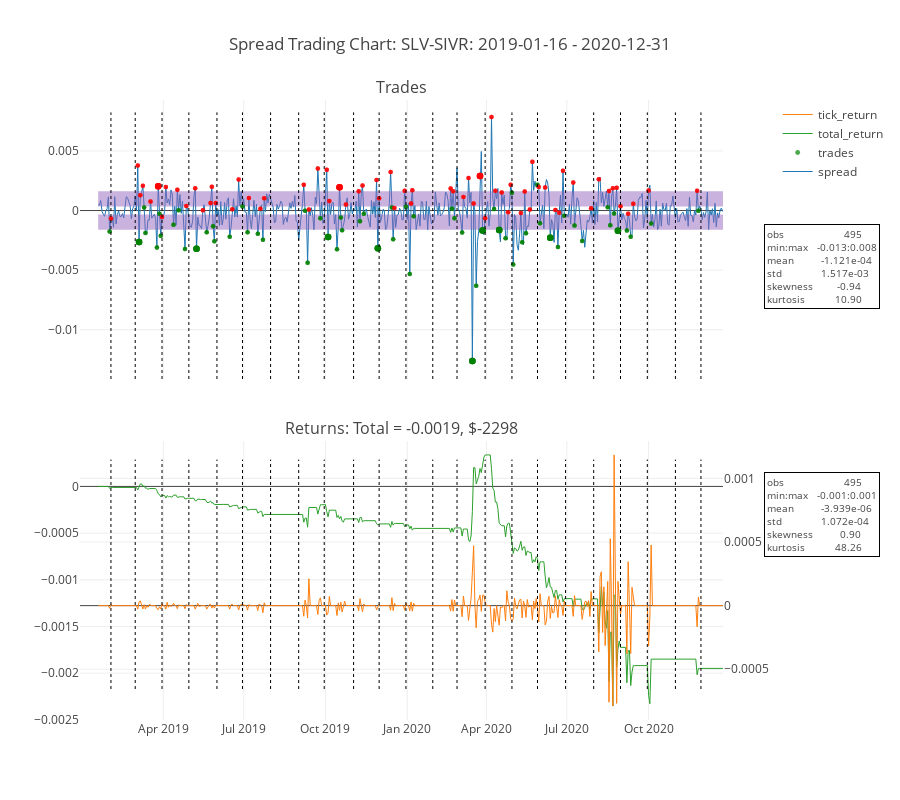

Source (notebook cell):
### Markdown cell above
#### Parameters
* Capital of $1,180,152 
* Rolling 15-day average for the spreads
* `open_threshold` of 0.00161 - 80th percentile of absolute returns
* `close_threshold` of 0.00034 - 20th percentile of absolute returns

#### Results
* Resulted in a loss of 0.0019, $2,298
* Note that transaction costs were $10,259 - at tranasction cost of $0.005 per share the strategy would have made 0.0024, $2,832
* This strategy appears to generate most of its profit in two short period with higher volatility, one in March of 2020 and antoher in September of 2020

### Code cell
strategy_params = dict(
    pair=pairs[0],
    window=15,
    open_threshold=0.00161,
    close_threshold=0.00034,
    run=True,
    transact_cost_per_share = 0.01,
    closed_positions = [],
)
strategy_params["df_ticks"] = utils.get_ticks(strategy_params["pair"], df_data, strategy_params["window"])

strategy = utils.Strategy(**strategy_params)
strategy.plot()

### Figure 1 — Plotly figure (JSON) as saved in the notebook; plotly's stock layout.template omitted (floating-point values rounded to 4 significant figures; data arrays with more than 128 entries replaced by an {"elided": "..."} marker saying what was removed)
{"data": [{"line": {"width": 1}, "name": "spread", "type": "scatter", "x": {"elided": "495 str values"}, "xaxis": "x", "y": {"elided": "495 float values"}, "yaxis": "y"}, {"hoverinfo": "skip", "line": {"width": 0}, "name": "close_threshold", "showlegend": false, "type": "scatter", "x": {"elided": "495 str values"}, "xaxis": "x", "y": {"elided": "495 float values"}, "yaxis": "y"}, {"fill": "tonexty", "hoverinfo": "skip", "line": {"color": "#9467BD", "width": 0}, "name": "open_threshold", "showlegend": false, "type": "scatter", "x": {"elided": "495 str values"}, "xaxis": "x", "y": {"elided": "495 float values"}, "yaxis": "y"}, {"hoverinfo": "skip", "line": {"width": 0}, "name": "close_threshold", "showlegend": false, "type": "scatter", "x": {"elided": "495 str values"}, "xaxis": "x", "y": {"elided": "495 float values"}, "yaxis": "y"}, {"fill": "tonexty", "hoverinfo": "skip", "line": {"color": "#9467BD", "width": 0}, "name": "open_threshold", "showlegend": false, "type": "scatter", "x": {"elided": "495 str values"}, "xaxis": "x", "y": {"elided": "495 float values"}, "yaxis": "y"}, {"hovertemplate": "%{text}", "marker": {"color": {"elided": "284 str values"}, "line": {"width": 0}, "size": {"elided": "284 float values"}}, "mode": "markers", "name": "trades", "text": {"elided": "284 str values"}, "type": "scatter", "x": {"elided": "284 str values"}, "xaxis": "x", "y": {"elided": "284 float values"}, "yaxis": "y"}, {"line": {"color": "#2CA02C", "width": 1}, "name": "total_return", "type": "scatter", "x": {"elided": "495 str values"}, "xaxis": "x2", "y": {"elided": "495 float values"}, "yaxis": "y3"}, {"line": {"color": "#FF7F0E", "width": 1}, "name": "tick_return", "type": "scatter", "x": {"elided": "495 str values"}, "xaxis": "x2", "y": {"elided": "495 float values"}, "yaxis": "y4"}], "layout": {"annotations": [{"font": {"size": 16}, "showarrow": false, "text": "Trades", "x": 0.47, "xanchor": "center", "xref": "paper", "y": 1, "yanchor": "bottom", "yref": "paper"}, {"font": {"size": 16}, "showarrow": false, "text": "Returns: Total = -0.0019, $-2298", "x": 0.47, "xanchor": "center", "xref": "paper", "y": 0.45, "yanchor": "bottom", "yref": "paper"}, {"align": "left", "bgcolor": "white", "bordercolor": "black", "borderpad": 2, "borderwidth": 1, "font": {"size": 10}, "showarrow": false, "text": "obs                    495<br>min:max   -0.001:0.001<br>mean         -3.939e-06<br>std             1.072e-04<br>skewness         0.90<br>kurtosis          48.26", "x": 1, "xanchor": "left", "xref": "paper", "y": 0.4, "yanchor": "top", "yref": "paper"}, {"align": "left", "bgcolor": "white", "bordercolor": "black", "borderpad": 2, "borderwidth": 1, "font": {"size": 10}, "showarrow": false, "text": "obs                    495<br>min:max   -0.013:0.008<br>mean         -1.121e-04<br>std             1.517e-03<br>skewness        -0.94<br>kurtosis          10.90", "x": 1, "xanchor": "left", "xref": "paper", "y": 0.8, "yanchor": "top", "yref": "paper"}], "autosize": true, "height": 800, "hoverlabel": {"font": {"family": "Courier New, monospace"}}, "shapes": [{"line": {"dash": "dot", "width": 1}, "type": "line", "x0": "2019-01-31", "x1": "2019-01-31", "xref": "x", "y0": 0.55, "y1": 0.98, "yref": "paper"}, {"line": {"dash": "dot", "width": 1}, "type": "line", "x0": "2019-01-31", "x1": "2019-01-31", "xref": "x", "y0": 0.05, "y1": 0.42, "yref": "paper"}, {"line": {"dash": "dot", "width": 1}, "type": "line", "x0": "2019-02-28", "x1": "2019-02-28", "xref": "x", "y0": 0.55, "y1": 0.98, "yref": "paper"}, {"line": {"dash": "dot", "width": 1}, "type": "line", "x0": "2019-02-28", "x1": "2019-02-28", "xref": "x", "y0": 0.05, "y1": 0.42, "yref": "paper"}, {"line": {"dash": "dot", "width": 1}, "type": "line", "x0": "2019-03-29", "x1": "2019-03-29", "xref": "x", "y0": 0.55, "y1": 0.98, "yref": "paper"}, {"line": {"dash": "dot", "width": 1}, "type": "line", "x0": "2019-03-29", "x1": "2019-03-29", "xref": "x", "y0": 0.05, "y1": 0.42, "yref": "paper"}, {"line": {"dash": "dot", "width": 1}, "type": "line", "x0": "2019-04-30", "x1": "2019-04-30", "xref": "x", "y0": 0.55, "y1": 0.98, "yref": "paper"}, {"line": {"dash": "dot", "width": 1}, "type": "line", "x0": "2019-04-30", "x1": "2019-04-30", "xref": "x", "y0": 0.05, "y1": 0.42, "yref": "paper"}, {"line": {"dash": "dot", "width": 1}, "type": "line", "x0": "2019-05-31", "x1": "2019-05-31", "xref": "x", "y0": 0.55, "y1": 0.98, "yref": "paper"}, {"line": {"dash": "dot", "width": 1}, "type": "line", "x0": "2019-05-31", "x1": "2019-05-31", "xref": "x", "y0": 0.05, "y1": 0.42, "yref": "paper"}, {"line": {"dash": "dot", "width": 1}, "type": "line", "x0": "2019-06-28", "x1": "2019-06-28", "xref": "x", "y0": 0.55, "y1": 0.98, "yref": "paper"}, {"line": {"dash": "dot", "width": 1}, "type": "line", "x0": "2019-06-28", "x1": "2019-06-28", "xref": "x", "y0": 0.05, "y1": 0.42, "yref": "paper"}, {"line": {"dash": "dot", "width": 1}, "type": "line", "x0": "2019-07-31", "x1": "2019-07-31", "xref": "x", "y0": 0.55, "y1": 0.98, "yref": "paper"}, {"line": {"dash": "dot", "width": 1}, "type": "line", "x0": "2019-07-31", "x1": "2019-07-31", "xref": "x", "y0": 0.05, "y1": 0.42, "yref": "paper"}, {"line": {"dash": "dot", "width": 1}, "type": "line", "x0": "2019-08-30", "x1": "2019-08-30", "xref": "x", "y0": 0.55, "y1": 0.98, "yref": "paper"}, {"line": {"dash": "dot", "width": 1}, "type": "line", "x0": "2019-08-30", "x1": "2019-08-30", "xref": "x", "y0": 0.05, "y1": 0.42, "yref": "paper"}, {"line": {"dash": "dot", "width": 1}, "type": "line", "x0": "2019-09-30", "x1": "2019-09-30", "xref": "x", "y0": 0.55, "y1": 0.98, "yref": "paper"}, {"line": {"dash": "dot", "width": 1}, "type": "line", "x0": "2019-09-30", "x1": "2019-09-30", "xref": "x", "y0": 0.05, "y1": 0.42, "yref": "paper"}, {"line": {"dash": "dot", "width": 1}, "type": "line", "x0": "2019-10-31", "x1": "2019-10-31", "xref": "x", "y0": 0.55, "y1": 0.98, "yref": "paper"}, {"line": {"dash": "dot", "width": 1}, "type": "line", "x0": "2019-10-31", "x1": "2019-10-31", "xref": "x", "y0": 0.05, "y1": 0.42, "yref": "paper"}, {"line": {"dash": "dot", "width": 1}, "type": "line", "x0": "2019-11-29", "x1": "2019-11-29", "xref": "x", "y0": 0.55, "y1": 0.98, "yref": "paper"}, {"line": {"dash": "dot", "width": 1}, "type": "line", "x0": "2019-11-29", "x1": "2019-11-29", "xref": "x", "y0": 0.05, "y1": 0.42, "yref": "paper"}, {"line": {"dash": "dot", "width": 1}, "type": "line", "x0": "2019-12-31", "x1": "2019-12-31", "xref": "x", "y0": 0.55, "y1": 0.98, "yref": "paper"}, {"line": {"dash": "dot", "width": 1}, "type": "line", "x0": "2019-12-31", "x1": "2019-12-31", "xref": "x", "y0": 0.05, "y1": 0.42, "yref": "paper"}, {"line": {"dash": "dot", "width": 1}, "type": "line", "x0": "2020-01-31", "x1": "2020-01-31", "xref": "x", "y0": 0.55, "y1": 0.98, "yref": "paper"}, {"line": {"dash": "dot", "width": 1}, "type": "line", "x0": "2020-01-31", "x1": "2020-01-31", "xref": "x", "y0": 0.05, "y1": 0.42, "yref": "paper"}, {"line": {"dash": "dot", "width": 1}, "type": "line", "x0": "2020-02-28", "x1": "2020-02-28", "xref": "x", "y0": 0.55, "y1": 0.98, "yref": "paper"}, {"line": {"dash": "dot", "width": 1}, "type": "line", "x0": "2020-02-28", "x1": "2020-02-28", "xref": "x", "y0": 0.05, "y1": 0.42, "yref": "paper"}, {"line": {"dash": "dot", "width": 1}, "type": "line", "x0": "2020-03-31", "x1": "2020-03-31", "xref": "x", "y0": 0.55, "y1": 0.98, "yref": "paper"}, {"line": {"dash": "dot", "width": 1}, "type": "line", "x0": "2020-03-31", "x1": "2020-03-31", "xref": "x", "y0": 0.05, "y1": 0.42, "yref": "paper"}, {"line": {"dash": "dot", "width": 1}, "type": "line", "x0": "2020-04-30", "x1": "2020-04-30", "xref": "x", "y0": 0.55, "y1": 0.98, "yref": "paper"}, {"line": {"dash": "dot", "width": 1}, "type": "line", "x0": "2020-04-30", "x1": "2020-04-30", "xref": "x", "y0": 0.05, "y1": 0.42, "yref": "paper"}, {"line": {"dash": "dot", "width": 1}, "type": "line", "x0": "2020-05-29", "x1": "2020-05-29", "xref": "x", "y0": 0.55, "y1": 0.98, "yref": "paper"}, {"line": {"dash": "dot", "width": 1}, "type": "line", "x0": "2020-05-29", "x1": "2020-05-29", "xref": "x", "y0": 0.05, "y1": 0.42, "yref": "paper"}, {"line": {"dash": "dot", "width": 1}, "type": "line", "x0": "2020-06-30", "x1": "2020-06-30", "xref": "x", "y0": 0.55, "y1": 0.98, "yref": "paper"}, {"line": {"dash": "dot", "width": 1}, "type": "line", "x0": "2020-06-30", "x1": "2020-06-30", "xref": "x", "y0": 0.05, "y1": 0.42, "yref": "paper"}, {"line": {"dash": "dot", "width": 1}, "type": "line", "x0": "2020-07-31", "x1": "2020-07-31", "xref": "x", "y0": 0.55, "y1": 0.98, "yref": "paper"}, {"line": {"dash": "dot", "width": 1}, "type": "line", "x0": "2020-07-31", "x1": "2020-07-31", "xref": "x", "y0": 0.05, "y1": 0.42, "yref": "paper"}, {"line": {"dash": "dot", "width": 1}, "type": "line", "x0": "2020-08-31", "x1": "2020-08-31", "xref": "x", "y0": 0.55, "y1": 0.98, "yref": "paper"}, {"line": {"dash": "dot", "width": 1}, "type": "line", "x0": "2020-08-31", "x1": "2020-08-31", "xref": "x", "y0": 0.05, "y1": 0.42, "yref": "paper"}, {"line": {"dash": "dot", "width": 1}, "type": "line", "x0": "2020-09-30", "x1": "2020-09-30", "xref": "x", "y0": 0.55, "y1": 0.98, "yref": "paper"}, {"line": {"dash": "dot", "width": 1}, "type": "line", "x0": "2020-09-30", "x1": "2020-09-30", "xref": "x", "y0": 0.05, "y1": 0.42, "yref": "paper"}, {"line": {"dash": "dot", "width": 1}, "type": "line", "x0": "2020-10-30", "x1": "2020-10-30", "xref": "x", "y0": 0.55, "y1": 0.98, "yref": "paper"}, {"line": {"dash": "dot", "width": 1}, "type": "line", "x0": "2020-10-30", "x1": "2020-10-30", "xref": "x", "y0": 0.05, "y1": 0.42, "yref": "paper"}, {"line": {"dash": "dot", "width": 1}, "type": "line", "x0": "2020-11-30", "x1": "2020-11-30", "xref": "x", "y0": 0.55, "y1": 0.98, "yref": "paper"}, {"line": {"dash": "dot", "width": 1}, "type": "line", "x0": "2020-11-30", "x1": "2020-11-30", "xref": "x", "y0": 0.05, "y1": 0.42, "yref": "paper"}, {"line": {"dash": "dot", "width": 1}, "type": "line", "x0": "2020-12-31", "x1": "2020-12-31", "xref": "x", "y0": 0.55, "y1": 0.98, "yref": "paper"}, {"line": {"dash": "dot", "width": 1}, "type": "line", "x0": "2020-12-31", "x1": "2020-12-31", "xref": "x", "y0": 0.05, "y1": 0.42, "yref": "paper"}], "title": {"text": "Spread Trading Chart: SLV-SIVR: 2019-01-16 - 2020-12-31"}, "xaxis": {"anchor": "y", "domain": [0, 0.94], "matches": "x2", "rangebreaks": [{"values": {"elided": "221 str values"}}], "showticklabels": false}, "xaxis2": {"anchor": "y3", "domain": [0, 0.94], "rangebreaks": [{"values": {"elided": "221 str values"}}]}, "yaxis": {"anchor": "x", "domain": [0.55, 1]}, "yaxis2": {"anchor": "x", "overlaying": "y", "side": "right"}, "yaxis3": {"anchor": "x2", "domain": [0, 0.45]}, "yaxis4": {"anchor": "x2", "overlaying": "y3", "side": "right"}}}
